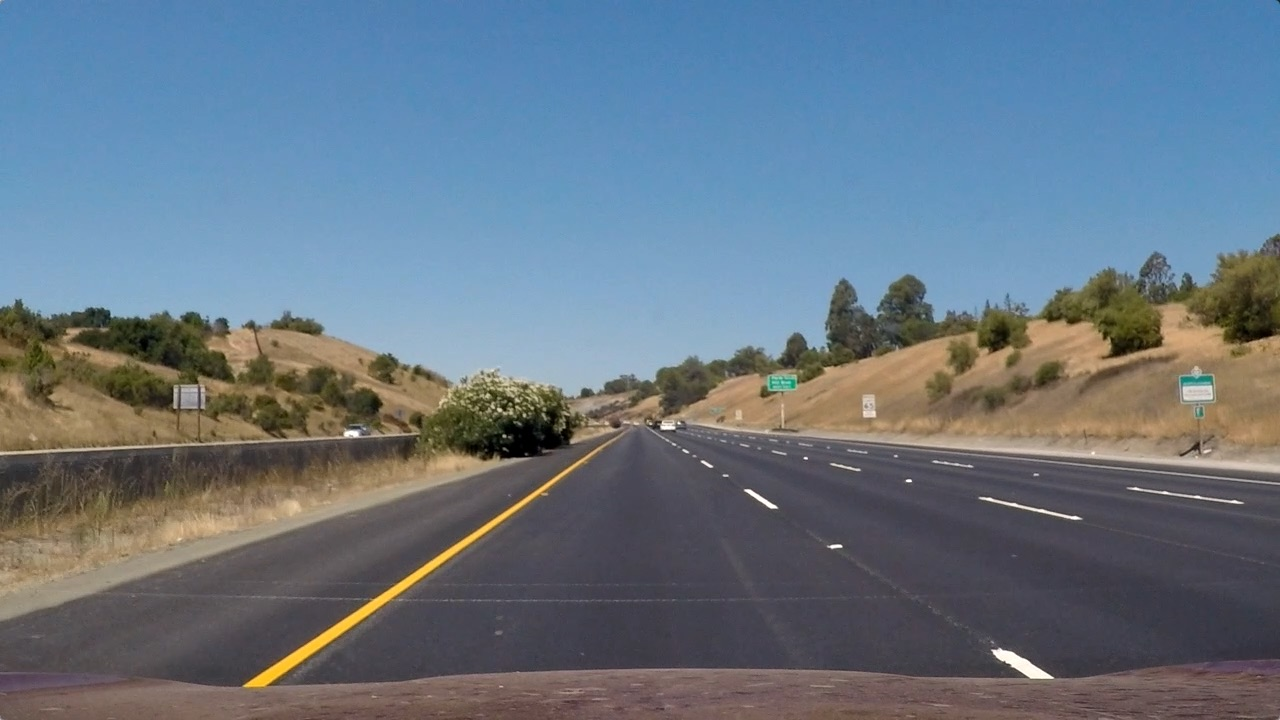
#> input picture test_images/straight_lines1.jpg, 1280 x 720 px; its folder holds only this picture in this run
$ python main_images.py   (older library calls are emulated)
#> lines starting #> are read from the running program, lines starting #| are printed output that depends on the picture
### src/process_image.py
import numpy as np
import cv2
import matplotlib.pyplot as plt
import matplotlib.image as mpimg
import os
import sys
from moviepy.editor import VideoFileClip
from IPython.display import HTML

from src.binarize_image import *
from src.warp import *
from src.find_lane_pixels import *
from src.Line import *
from src.search_around_poly import *
from src.fit_polynomial import *
from src.sanity_check import *

#load calibration data
mtx = np.load('data/mtx.npy')
#> (reads data/mtx.npy from the repository)
dist = np.load('data/dist.npy')
#> (reads data/dist.npy from the repository)

left_lane = Line()
right_lane = Line()
#> further down, img is the input picture: shape (720, 1280, 3); mean R, G, B 103.2, 117.7, 131.2

ym_per_pix = 75/350 # meters per pixel in y dimension
xm_per_pix = 3.7/400 # meters per pixel in x dimension

# this is the image processing pipeline
def process_image(img, filename=None, reset=False):
#> called with filename = 'straight_lines1.jpg', reset = True
    global left_lane
    global right_lane
    if reset is True:
        left_lane = Line()
        right_lane = Line()

    #1: undistort image
    undist = cv2.undistort(img, mtx, dist, None, mtx)
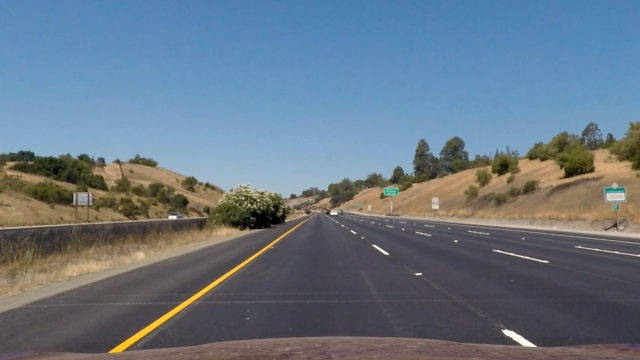
#> undist: shape (720, 1280, 3) (shown at 1/2 size); mean R, G, B 103.6, 118.3, 131.6
    if filename is not None:
        cv2.imwrite('output_images/undistorted_'+filename, cv2.cvtColor(undist, cv2.COLOR_RGB2BGR))

    #1: warp image
    warped = warp_image(undist)
    if filename is not None:
        out_img = warped
        cv2.imwrite('output_images/warped_'+filename, cv2.cvtColor(out_img, cv2.COLOR_RGB2BGR))


    try:
        #3: Binarize image
        binary = binarize_image(warped)
        if filename is not None:
            out_img = np.dstack((binary, binary, binary))
            cv2.imwrite('output_images/binary_'+filename, cv2.cvtColor(out_img, cv2.COLOR_RGB2BGR))

        #4: Fit polynomial
        out, left_fitx, right_fitx, ploty_left, ploty_right = fit_polynomial(binary, left_lane, right_lane)
        if filename is not None:
            out_img = out
            cv2.imwrite('output_images/polynomial_'+filename, cv2.cvtColor(out_img, cv2.COLOR_RGB2BGR))

        #5: Do a sanity check
        val = sanity_check(left_lane, right_lane, xm_per_pix, ym_per_pix)
        fontColor              = (255,255,255)
        if not val:
            fontColor              = (255,0,0)
            print('Sanity check went wrong')

        # Create an image to draw the lines on
        warp_zero = np.zeros_like(binary).astype(np.uint8)
        color_warp = np.dstack((warp_zero, warp_zero, warp_zero))

        # Recast the x and y points into usable format for cv2.fillPoly()
        pts_left = np.array([np.transpose(np.vstack([left_fitx, ploty_left]))])
        pts_right = np.array([np.flipud(np.transpose(np.vstack([right_fitx, ploty_right])))])
        pts = np.hstack((pts_left, pts_right))

        # Draw the lane onto the warped blank image
        cv2.fillPoly(color_warp, np.int_([pts]), (0,255, 0))

        #6. curvature of Lane
        l_range = left_lane.y_range()
        r_range = right_lane.y_range()
        all_range = [ max(l_range[0],r_range[0]),min(l_range[1],r_range[1])]
        xl,yl = left_lane.get_vals(all_range)
        xr,yr = right_lane.get_vals(all_range)
        avg_x = np.zeros_like(xl)

        for i in range(0,len(xl)):
            avg_x[i] = (xl[i]+xr[i])/2

        c_lane_px = Line()
        c_lane_px.update_force(avg_x,yl)
        x,y = c_lane_px.get_vals((0,color_warp.shape[0]-1))
        color_warp[np.int_(y),np.int_(x)] = [255,0,0]

        c_lane = Line()
        c_lane.update_force(avg_x*xm_per_pix,yl*ym_per_pix)
        radi = c_lane.get_radius()

        #7. calculate offset of vehicle position in lane
        car_img = np.array([[img.shape[1]/2,img.shape[0]-1]],dtype='float32').reshape((-1, 1, 2))
        car_warped = cv2.perspectiveTransform(car_img,M)
        x_line_car = c_lane.get_val(car_warped[0][0][1]*ym_per_pix)
        diff = x_line_car-car_warped[0][0][0]*xm_per_pix

        # Warp the blank back to original image space
        newwarp = unwarp_image(color_warp, (img.shape[1], img.shape[0]))

        # Combine the result with the original image
        result = cv2.addWeighted(undist, 0.7, newwarp, 0.3, 0)

        font                   = cv2.FONT_HERSHEY_SIMPLEX
        text_pos= (100,50)
        fontScale              = 1
        lineType               = 2

        cv2.putText(result,'Radius: ' + str(int(radi)) + ' m;   Diff: '+str(round(diff,2))+' m',
            text_pos,
            font,
            fontScale,
            fontColor,
            lineType)

        return result
    except Nothing:
        return undist

### src/warp.py
import numpy as np
import cv2

src = np.float32([[274,680],[598,450],[683,450],[1030,680]])
dst = np.float32([[300,400],[300,50],[700,50],[700,400]])

M = cv2.getPerspectiveTransform(src, dst)
Minv = cv2.getPerspectiveTransform(dst, src)

def warp_image(img):
    warped = cv2.warpPerspective(img, M, (900,450), flags=cv2.INTER_LINEAR)
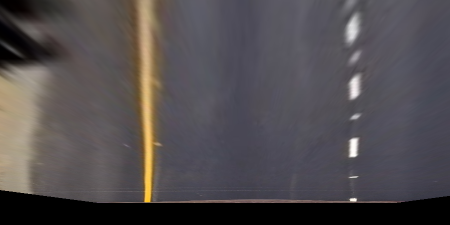
#> warped: shape (450, 900, 3) (shown at 1/2 size); mean R, G, B 81.3, 76.6, 79
    return warped

def unwarp_image(img, shape):
    warped = cv2.warpPerspective(img, Minv, shape, flags=cv2.INTER_LINEAR)
    return warped

### src/binarize_image.py
import numpy as np
import cv2

def binarize_image(img):
    #use HSV image space
    hsv = cv2.cvtColor(img, cv2.COLOR_RGB2HSV)
#> hsv: shape (450, 900, 3); mean H, S, V 89.6, 31.9, 85.8
    h = hsv[:,:,0]
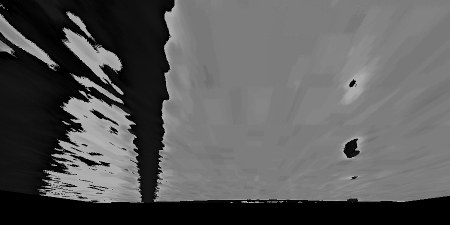
#> h: shape (450, 900) (shown at 1/2 size); min 0, max 179, mean 89.6
    s = hsv[:,:,1]
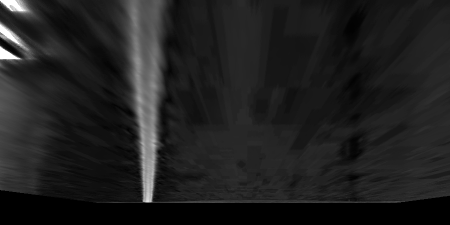
#> s: shape (450, 900) (shown at 1/2 size); min 0, max 255, mean 31.9
    v = hsv[:,:,2]
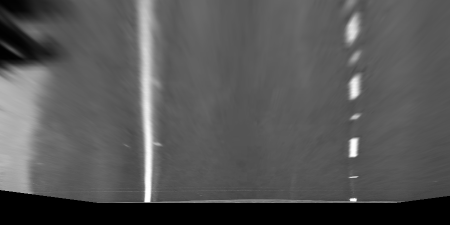
#> v: shape (450, 900) (shown at 1/2 size); min 0, max 255, mean 85.8

    # create edge image
    sobelx_v = cv2.Sobel(v, cv2.CV_64F, 1, 0)
    sobelx_s = cv2.Sobel(s, cv2.CV_64F, 1, 0)
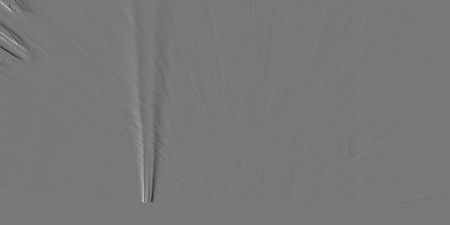
#> sobelx_s: shape (450, 900) float64 (shown at 1/2 size); min -569, max 637, mean -0.4; drawn with min black and max white
    abs_sobelx = np.absolute(sobelx_v)+np.absolute(sobelx_s)
    scaled_sobel = np.uint8(255*abs_sobelx/np.max(abs_sobelx))

    # extend edges to the left and the right by using asymetric box filter
    kernel = np.ones((1,31))
    kernel_left = kernel.copy()
    kernel_left[0,15::] = 0
    kernel_left = kernel_left/np.sum(kernel_left)
    kernel_right = kernel.copy()
    kernel_right[0,0:26] = 0
    kernel_right = kernel_right/np.sum(kernel_right)
    sxleft = cv2.filter2D(scaled_sobel, -1, kernel_left)
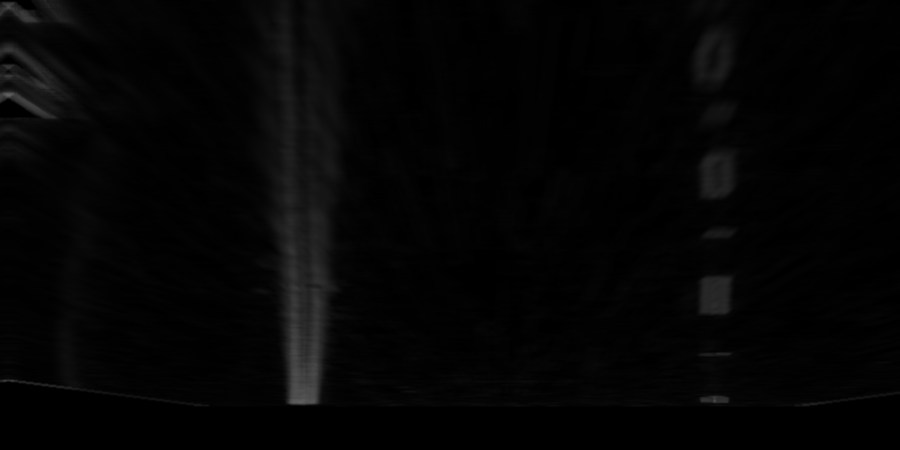
#> sxleft: shape (450, 900); min 0, max 96, mean 4.5
    sxright = cv2.filter2D(scaled_sobel, -1, kernel_right)

    # create binary image by thresholding
    res = np.zeros_like(scaled_sobel)
    res[(sxleft > 10) & (sxright > 10) & (((s > 120) & (v > 100)) | (v > 200))] = 255


    return res

### src/find_lane_pixels.py
import numpy as np
import cv2

def find_lane_pixels(binary_warped):

    # Take a histogram of the bottom half of the image
    histogram = np.sum(binary_warped[binary_warped.shape[0]//2:,:], axis=0)
    # Create an output image to draw on and visualize the result
    out_img = np.dstack((binary_warped, binary_warped, binary_warped))
    # Find the peak of the left and right halves of the histogram
    # These will be the starting point for the left and right lines
    midpoint = np.int(histogram.shape[0]//2)
    leftx_base = np.argmax(histogram[:midpoint])
    rightx_base = np.argmax(histogram[midpoint:]) + midpoint

    # HYPERPARAMETERS
    # Choose the number of sliding windows
    nwindows = 9
    # Set the width of the windows +/- margin
    margin = 100
    # Set minimum number of pixels found to recenter window
    minpix = 50

    # Set height of windows - based on nwindows above and image shape
    window_height = np.int(binary_warped.shape[0]//nwindows)
    # Identify the x and y positions of all nonzero pixels in the image
    nonzero = binary_warped.nonzero()
    nonzeroy = np.array(nonzero[0])
    nonzerox = np.array(nonzero[1])
    # Current positions to be updated later for each window in nwindows
    leftx_current = leftx_base
    rightx_current = rightx_base

    # Create empty lists to receive left and right lane pixel indices
    left_lane_inds = []
    right_lane_inds = []

    # Step through the windows one by one
    for window in range(nwindows):
        # Identify window boundaries in x and y (and right and left)
        win_y_low = binary_warped.shape[0] - (window+1)*window_height
        win_y_high = binary_warped.shape[0] - window*window_height
        win_xleft_low = leftx_current - margin
        win_xleft_high = leftx_current + margin
        win_xright_low = rightx_current - margin
        win_xright_high = rightx_current + margin

        # Draw the windows on the visualization image
        cv2.rectangle(out_img,(win_xleft_low,win_y_low),
        (win_xleft_high,win_y_high),(0,255,0), 2)
        cv2.rectangle(out_img,(win_xright_low,win_y_low),
        (win_xright_high,win_y_high),(0,255,0), 2)

        good_left_inds = ((nonzeroy >= win_y_low) & (nonzeroy < win_y_high) &
        (nonzerox >= win_xleft_low) &  (nonzerox < win_xleft_high)).nonzero()[0]
        good_right_inds= ((nonzeroy >= win_y_low) & (nonzeroy < win_y_high) &
        (nonzerox >= win_xright_low) & (nonzerox < win_xright_high)).nonzero()[0]

        # Append these indices to the lists
        left_lane_inds.append(good_left_inds)
        right_lane_inds.append(good_right_inds)

        ### If you found > minpix pixels, recenter next window ###
        ### (`right` or `leftx_current`) on their mean position ###
        if len(good_left_inds) > minpix:
            leftx_current = np.int(np.mean(nonzerox[good_left_inds]))
        if len(good_right_inds) > minpix:
            rightx_current = np.int(np.mean(nonzerox[good_right_inds]))

    left_lane_inds = np.concatenate(left_lane_inds)
    right_lane_inds = np.concatenate(right_lane_inds)

    # Extract left and right line pixel positions
    leftx = nonzerox[left_lane_inds]
    lefty = nonzeroy[left_lane_inds]
    rightx = nonzerox[right_lane_inds]
    righty = nonzeroy[right_lane_inds]

    return leftx, lefty, rightx, righty, out_img

### src/fit_polynomial.py
from src.find_lane_pixels import *
from src.search_around_poly import *

def fit_polynomial(binary_warped, left_lane, right_lane):
    if left_lane.detected is True and right_lane.detected is True:
        leftx, lefty, rightx, righty, out_img = search_around_poly(binary_warped, left_lane, right_lane)

    else:
        leftx, lefty, rightx, righty, out_img = find_lane_pixels(binary_warped)

    left_lane.update(leftx,lefty)
    right_lane.update(rightx,righty)

    # Generate x and y values for plotting
    try:
        left_fitx,ploty_left = left_lane.get_vals()
        right_fitx,ploty_right = right_lane.get_vals()
    except TypeError:
        # Avoids an error if `left` and `right_fit` are still none or incorrect
        print('The function failed to fit a line!')
        left_fitx = 1*ploty_left**2 + 1*ploty_left
        right_fitx = 1*ploty_right**2 + 1*ploty_right

    ## Visualization ##
    out_img[lefty, leftx] = [255, 150, 150]
    out_img[righty, rightx] = [150, 150, 255]

    out_img[np.int_(ploty_left), np.int_(left_fitx)] = [255, 0, 0]
    out_img[np.int_(ploty_right), np.int_(right_fitx)] = [0, 0, 255]

    return out_img, left_fitx, right_fitx, ploty_left, ploty_right

### src/Line.py
import numpy as np

# class RingBuffer copied from https://www.oreilly.com/library/view/python-cookbook/0596001673/ch05s19.html
class RingBuffer:
    """ class that implements a not-yet-full buffer """
    def __init__(self,size_max):
        self.max = size_max
        self.xdata = []
        self.ydata = []

    class __Full:
        """ class that implements a full buffer """
        # [5 lines left out: function append, not called in this run]
        def get(self):
            """ return list of elements in correct order """
            return self.xdata[self.cur:]+self.xdata[:self.cur], self.ydata[self.cur:]+self.ydata[:self.cur]

    def append(self, x, y):
        """append an element at the end of the buffer"""
        self.xdata.append(x)
        self.ydata.append(y)
        if len(self.xdata) == self.max:
            self.cur = 0
            # Permanently change self's class from non-full to full
            self.__class__ = self.__Full

    def get(self):
        """ Return a list of elements from the oldest to the newest. """
        return self.xdata, self.ydata

class Line():
    def __init__(self):
        # was the line detected in the last iteration?
        self.detected = False
        # x values of the last n fits of the line
        self.recent_xfitted = []
        #average x values of the fitted line over the last n iterations
        self.bestx = None
        #polynomial coefficients averaged over the last n iterations
        self.best_fit = None
        #polynomial coefficients for the most recent fit
        self.current_fit = [np.array([False])]
        #radius of curvature of the line in some units
        self.radius_of_curvature = None
        #distance in meters of vehicle center from the line
        self.line_base_pos = None
        #difference in fit coefficients between last and new fits
        self.diffs = np.array([0,0,0], dtype='float')
        #x values for detected line pixels
        self.allx = None
        #y values for detected line pixels
        self.buffer = RingBuffer(5)
        self.notdetected = 0

    def update(self, x, y):
        self.allx = x
        self.ally = y
        if len(x) < 50:
            self.detected = False
            self.notdetected = self.notdetected + 1
        else:
            self.detected = True
            self.current_fit = np.polyfit(y, x, 2)
            self.notdetected = 0
        self.buffer.append(x,y)
        ax, ay = self.buffer.get()
        aax = np.concatenate(ax)
        aay = np.concatenate(ay)
        self.best_fit = np.polyfit(aay,aax,2)

    def update_force(self, x, y):
        self.allx = x
        self.ally = y
        self.detected = True
        self.current_fit = np.polyfit(y, x, 2)
        self.notdetected = 0
        self.buffer.append(x,y)
        ax, ay = self.buffer.get()
        aax = np.concatenate(ax)
        aay = np.concatenate(ay)
        self.best_fit = np.polyfit(aay,aax,2)


    def y_range(self):
        ax, ay = self.buffer.get()
        aay = np.concatenate(ay)
        return (min(aay),max(aay))

    def get_radius(self):
        fit = self.best_fit
        pos = max(self.ally)
        rad = (1+(2*fit[0]*pos + fit[1])**2)**(3/2)/abs(2*fit[0])
        return rad

    def get_vals(self, rang=None):
        if rang is None:
            rang = self.y_range()
        ploty = np.linspace(rang[0], rang[1], rang[1]-rang[0] )
        fit = self.best_fit
        fitx = fit[0]*ploty**2 + fit[1]*ploty + fit[2]

        return fitx, ploty

    def get_val(self, pos):
        fit = self.best_fit
        fitx = fit[0]*pos**2 + fit[1]*pos + fit[2]

        return fitx

### src/sanity_check.py
from src.Line import *

def sanity_check(left_lane, right_lane, xm_per_pix, ym_per_pix):
    l_range = left_lane.y_range()
    r_range = right_lane.y_range()
    all_range = [ max(l_range[0],r_range[0]),min(l_range[1],r_range[1])]
    xl0 = left_lane.get_val(all_range[0])
    xr0 = right_lane.get_val(all_range[0])
    xl1 = left_lane.get_val(all_range[1])
    xr1 = right_lane.get_val(all_range[1])
    diff0 = abs(xl0-xr0)*xm_per_pix
    diff1 = abs(xl1-xr1)*xm_per_pix
    print('Diff0: '+ str(diff0))
    print('Diff1: '+ str(diff1))
    if (diff0 < 2.7) | (diff0 > 4.7):
        return False
    if (diff1 < 3.2) | (diff1 > 4.2):
        return False
    return True

### main_images.py
import numpy as np
import cv2
import matplotlib.pyplot as plt
import matplotlib.image as mpimg
import os
import sys
from moviepy.editor import VideoFileClip
from IPython.display import HTML

from src.binarize_image import *
from src.warp import *
from src.find_lane_pixels import *
from src.Line import *
from src.search_around_poly import *
from src.fit_polynomial import *
from src.sanity_check import *
from src.process_image import *

foldername = 'test_images/'
files = os.listdir(foldername)
#files = [
#'test1.jpg'
#'test2.jpg'
#'test3.jpg'
#'test4.jpg'
#'test5.jpg'
#'straight_lines1.jpg'
#'straight_lines2.jpg'
#]

for filename in files:
    filename_full = foldername + filename
    print('Processing '+filename)
    img = mpimg.imread(filename_full)
    plt.figure(1)
    plt.imshow(img)
    plt.title('original')

    result = process_image(img, filename, True)
#> (the rest of the program and of its run is left out)
